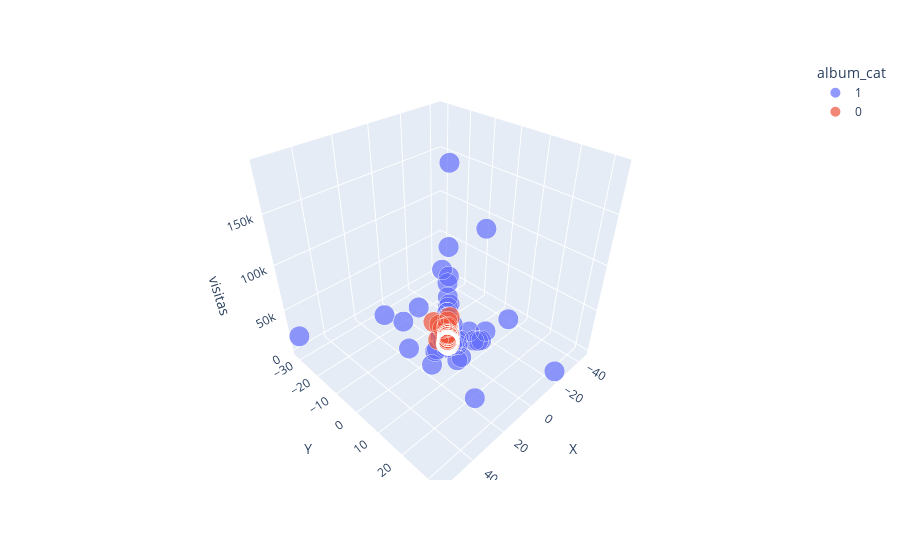

Here is the notebook cell this chart was saved with:
### Code cell
import plotly.express as px

fig = px.scatter_3d(two_dimensional_songs,x='X', y='Y', z='visitas',
              color='album_cat', size='anyo')
fig.show()
#Grafico7

### Figure 1 — Plotly figure (JSON) as saved in the notebook; plotly's stock layout.template omitted (floating-point values rounded to 4 significant figures; data arrays with more than 128 entries replaced by an {"elided": "..."} marker saying what was removed)
{"data": [{"hovertemplate": "album_cat=1<br>X=%{x}<br>Y=%{y}<br>visitas=%{z}<br>anyo=%{marker.size}<extra></extra>", "legendgroup": "1", "marker": {"color": "#636efa", "size": {"elided": "766 int values"}, "sizemode": "area", "sizeref": 5.048, "symbol": "circle"}, "mode": "markers", "name": "1", "scene": "scene", "showlegend": true, "type": "scatter3d", "x": {"elided": "766 float values"}, "y": {"elided": "766 float values"}, "z": {"elided": "766 int values"}}, {"hovertemplate": "album_cat=0<br>X=%{x}<br>Y=%{y}<br>visitas=%{z}<br>anyo=%{marker.size}<extra></extra>", "legendgroup": "0", "marker": {"color": "#EF553B", "size": {"elided": "130 int values"}, "sizemode": "area", "sizeref": 5.048, "symbol": "circle"}, "mode": "markers", "name": "0", "scene": "scene", "showlegend": true, "type": "scatter3d", "x": {"elided": "130 float values"}, "y": {"elided": "130 float values"}, "z": {"elided": "130 int values"}}], "layout": {"legend": {"itemsizing": "constant", "title": {"text": "album_cat"}, "tracegroupgap": 0}, "margin": {"t": 60}, "scene": {"domain": {"x": [0, 1], "y": [0, 1]}, "xaxis": {"title": {"text": "X"}}, "yaxis": {"title": {"text": "Y"}}, "zaxis": {"title": {"text": "visitas"}}}}}
